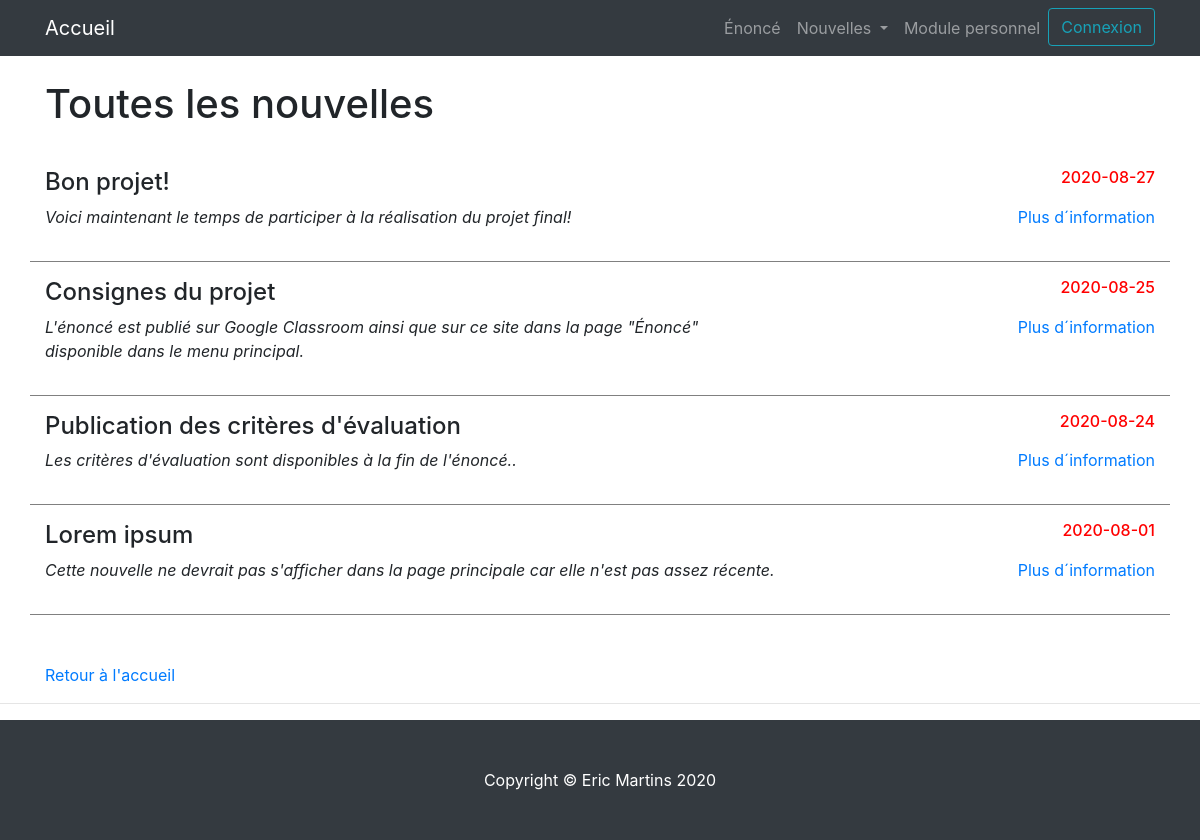
Page /nouvelles.php on the committed database.
### tables this page shows
CREATE TABLE `nouvelles` (
  `id` int(11) NOT NULL,
  `titre` varchar(50) NOT NULL,
  `description_courte` varchar(125) NOT NULL,
  `description_longue` text NOT NULL,
  `date_nouvelle` date NOT NULL,
  `actif` tinyint(1) NOT NULL,
  `fk_categorie` int(11) NOT NULL
);

### nouvelles.php (the view)
<?php
include_once('include/header.php');
?>
  <div class="container">
	<h1 class="my-4">Toutes les nouvelles</h1>
  <?php
  $res = $mysqli->query(" SELECT * from nouvelles where actif=1 ORDER BY date_nouvelle DESC");
  while ($row = $res->fetch_assoc()) {
    echo '<div class="row borderBottom py-3">';
    echo '<div class="col-8">';
    echo '<h4 class="">'.$row["titre"].'</h4>';
    echo '</div>';
    echo '<div class="col-4 text-right">';
    echo '<h6 class="red">'.$row["date_nouvelle"].'</h6>';
    echo '</div>';
    echo '<div class="col-8">';
    echo '<p class="italic">'.$row["description_courte"].'</p>';
    echo '</div>';
    echo '<div class="col-4 text-right">';
    echo '<a class="m-0 p-0" href="nouvelle.php?id='.$row['id'].'">Plus d´information</a>';
    echo '</div>';
    echo '</div>';
}
    ?>
  <div class='mt-5'>
    <a  href="index.php" >Retour à l'accueil</a>
	</div>
  </div>
<?php include_once('include/footer.php'); ?>
</html>

### css/modern-business.css (style rules this page uses)
body { padding-top: 56px; }
.red { color: red; }
.italic { font-style: italic; }
.borderBottom { border-bottom: 1px solid gray; }

### rows in the picture
nouvelles: titre "Bon projet!", date_nouvelle "2020-08-27", description_courte "Voici maintenant le temps de participer à la réalisation du projet final!"
nouvelles: titre "Consignes du projet", date_nouvelle "2020-08-25", description_courte "L'énoncé est publié sur Google Classroom ainsi que sur ce site dans la page \"Énoncé\" disponible dans le menu principal."
nouvelles: titre "Publication des critères d'évaluation", date_nouvelle "2020-08-24", description_courte "Les critères d'évaluation sont disponibles à la fin de l'énoncé.."
nouvelles: titre "Lorem ipsum", date_nouvelle "2020-08-01", description_courte "Cette nouvelle ne devrait pas s'afficher dans la page principale car elle n'est pas assez récente."
